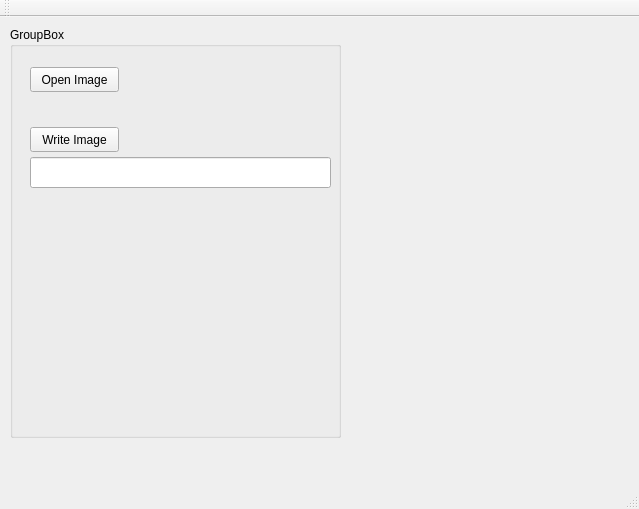
<?xml version="1.0" encoding="UTF-8"?>
<ui version="4.0">
 <class>CVQTApp</class>
 <widget class="QMainWindow" name="CVQTApp">
  <property name="geometry">
   <rect>
    <x>0</x>
    <y>0</y>
    <width>639</width>
    <height>509</height>
   </rect>
  </property>
  <property name="windowTitle">
   <string>CVQTApp</string>
  </property>
  <widget class="QWidget" name="centralWidget">
   <widget class="QGroupBox" name="groupBox">
    <property name="geometry">
     <rect>
      <x>10</x>
      <y>10</y>
      <width>331</width>
      <height>411</height>
     </rect>
    </property>
    <property name="title">
     <string>GroupBox</string>
    </property>
    <widget class="QPushButton" name="pushButton_openimage">
     <property name="geometry">
      <rect>
       <x>20</x>
       <y>40</y>
       <width>89</width>
       <height>25</height>
      </rect>
     </property>
     <property name="text">
      <string>Open Image</string>
     </property>
    </widget>
    <widget class="QPushButton" name="pushButton_writeimage">
     <property name="geometry">
      <rect>
       <x>20</x>
       <y>100</y>
       <width>89</width>
       <height>25</height>
      </rect>
     </property>
     <property name="text">
      <string>Write Image</string>
     </property>
    </widget>
    <widget class="QLineEdit" name="lineEdit_writeimage">
     <property name="geometry">
      <rect>
       <x>20</x>
       <y>130</y>
       <width>301</width>
       <height>31</height>
      </rect>
     </property>
    </widget>
   </widget>
  </widget>
  <widget class="QMenuBar" name="menuBar">
   <property name="geometry">
    <rect>
     <x>0</x>
     <y>0</y>
     <width>639</width>
     <height>22</height>
    </rect>
   </property>
  </widget>
  <widget class="QToolBar" name="mainToolBar">
   <attribute name="toolBarArea">
    <enum>TopToolBarArea</enum>
   </attribute>
   <attribute name="toolBarBreak">
    <bool>false</bool>
   </attribute>
  </widget>
  <widget class="QStatusBar" name="statusBar"/>
 </widget>
 <layoutdefault spacing="6" margin="11"/>
 <resources/>
 <connections/>
</ui>
